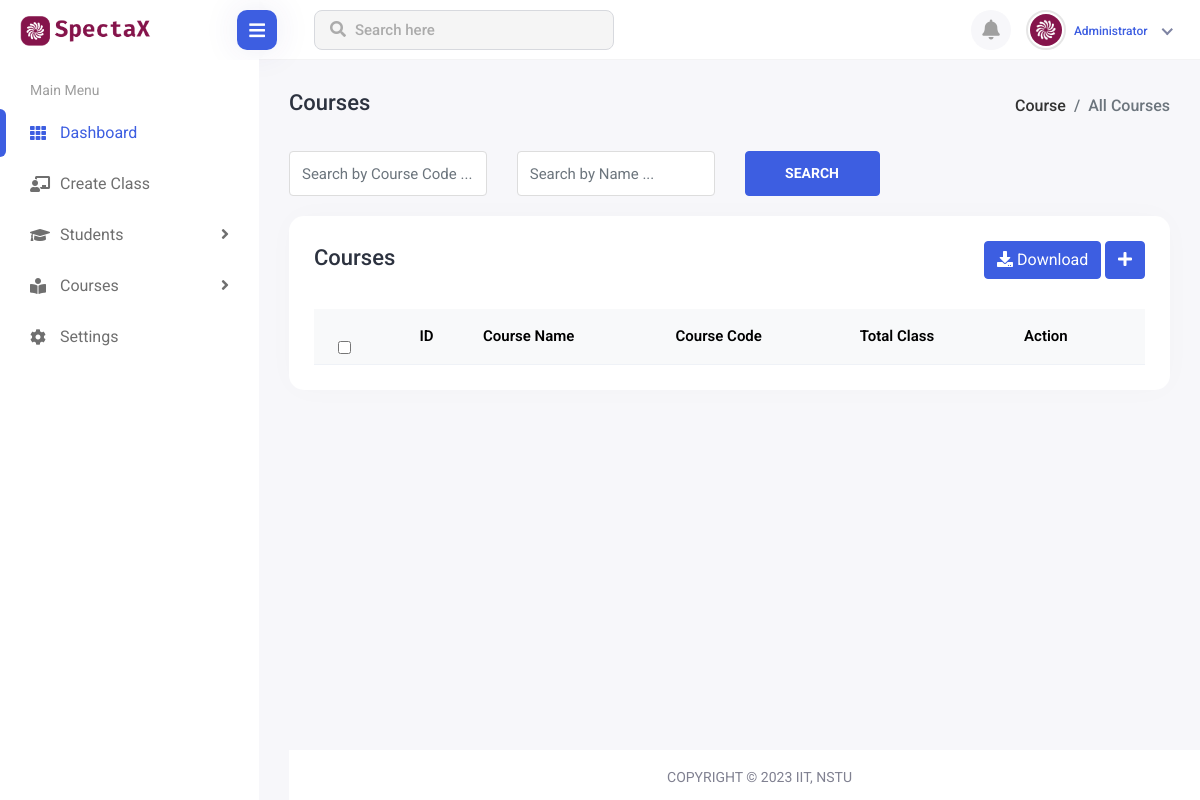
Before: /teacher/courses-list with the older database file.
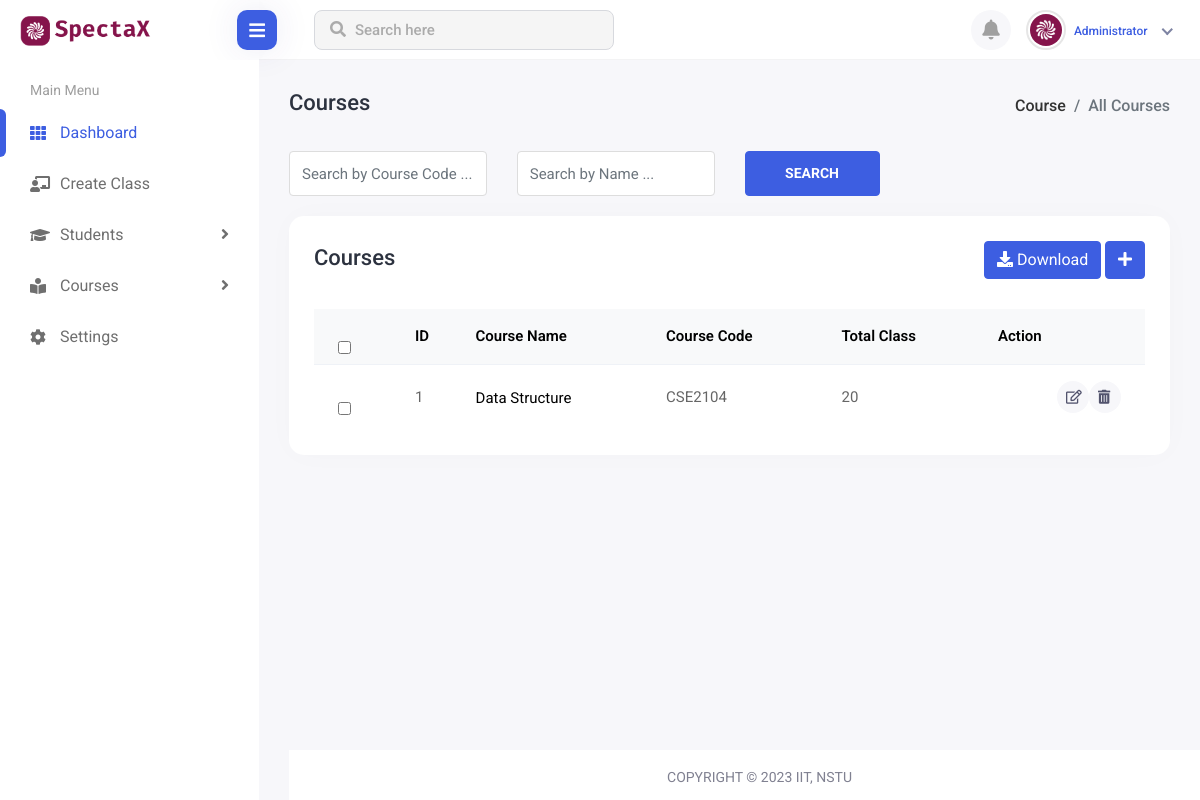
After: the same page with the newer database file.
### base/models.py (models this page shows, shortened)
class Courses(models.Model):
  course_name = models.CharField(max_length=255)
  course_code = models.CharField(max_length=255)
  total_classes = models.IntegerField()

### base/views.py (the view)
# urls.py: path('teacher/courses-list', views.courses_list, name="courses-list"),
def courses_list(request):
  courses = Courses.objects.all()
  context = {
    "courses": courses
  }
  return render(request, 'teacher/courses/list.html', context)

### template/teacher/courses/list.html (shortened to what this page needs)
{% extends 'admin-base.html' %} {% load static %} {% block content %}
<link rel="stylesheet" href="{% static 'assets/plugins/datatables/datatables.min.css' %}" />
<div>
    <div class="page-header">
      <div class="row">
        <div class="col-sm-12">
          <div class="page-sub-header">
            <h3 class="page-title">Courses</h3>
            <ul class="breadcrumb">
              <li class="breadcrumb-item">
                <a href="students.html">Course</a>
              </li>
              <li class="breadcrumb-item active">All Courses</li>
            </ul>
          </div>
        </div>
      </div>
    </div>
    <div class="student-group-form">
      <div class="row">
        <div class="col-lg-3 col-md-6">
          <div class="form-group">
            <input
              type="text"
              class="form-control"
              placeholder="Search by Course Code ..."
            />
          </div>
        </div>
        <div class="col-lg-3 col-md-6">
          <div class="form-group">
            <input
              type="text"
              class="form-control"
              placeholder="Search by Name ..."
            />
          </div>
        </div>
        <div class="col-lg-2">
          <div class="search-student-btn">
            <button type="btn" class="btn btn-primary">Search</button>
          </div>
        </div>
      </div>
    </div>
    <div class="row">
      <div class="col-sm-12">
        <div class="card card-table comman-shadow">
          <div class="card-body">
            <div class="page-header">
              <div class="row align-items-center">
                <div class="col">
                  <h3 class="page-title">Courses</h3>
                </div>
                <div class="col-auto text-end float-end ms-auto download-grp">
                  <a href="#" class="btn btn-outline-primary me-2"
                    ><i class="fas fa-download"></i> Download</a
                  >
                  <a href="add-student.html" class="btn btn-primary"
                    ><i class="fas fa-plus"></i
                  ></a>
                </div>
              </div>
            </div>
            <div class="table-responsive">
              <table
                class="table border-0 star-student table-hover table-center mb-0 datatable table-striped"
              >
                <thead class="student-thread">
                  <tr>
                    <th>
                      <div class="form-check check-tables">
                        <input
                          class="form-check-input"
                          type="checkbox"
                          value="something"
                        />
                      </div>
                    </th>
                    <th>ID</th>
                    <th>Course Name</th>
                    <th>Course Code</th>
                    <th>Total Class</th>
                    <th class="text-end">Action</th>
                  </tr>
                </thead>
                <tbody>
                {% for course in courses %}
                  <tr>
                    <td>
                      <div class="form-check check-tables">
                        <input
                          class="form-check-input"
                          type="checkbox"
                          value="something"
                        />
                      </div>
                    </td>
                    <td>{{ course.id }}</td>
                    <td>
                      <h2 class="table-avatar">
                        {{ course.course_name }}
                      </h2>
                    </td>
                    <td>{{ course.course_code }}</td>
                    <td>{{ course.total_classes }}</td>
                    <td class="">
                      <div class="actions">
                        <a
                          href="javascript:;"
                          class="btn btn-sm bg-success-light me-2"
                        >
                        <i class="far fa-edit"></i>
                        </a>
                        <a
                          href="edit-student.html"
                          class="btn btn-sm bg-danger-light"
                        >
                        <i class="fas fa-trash-alt"></i>
                        </a>
                      </div>
                    </td>
                  </tr>
                {% endfor %}
                </tbody>
              </table>
            </div>
          </div>
        </div>
      </div>
    </div>
  {% endblock content %}

### template/admin-base.html (shortened to what this page needs)
<!DOCTYPE html>
{% load static %}
<html>
  <head>
    <link
      rel="stylesheet"
      href="https://use.fontawesome.com/releases/v5.15.4/css/all.css"
    />
    <link
      rel="stylesheet"
      href="{% static 'assets/plugins/feather/feather.css' %}"
    />
    <link
      rel="stylesheet"
      href="{% static 'assets/plugins/fontawesome/fontawesome.min.css' %}"
    />
    <link
      rel="stylesheet"
      href="{% static 'assets/plugins/fontawesome/all.min.css' %}"
    />
    <link
      rel="stylesheet"
      href="{% static 'assets/plugins/simplecalendar/simple-calendar.css' %}"
    />
    <link rel="stylesheet" href="{% static 'css/bootstrap.min.css' %}" />
    <link rel="stylesheet" href="{% static 'css/style.css' %}" />
  </head>
  <body>
    <div class="main-wrapper">
      <div class="header">
        <div class="header-left">
          <a href="index.html" class="logo">
            <img
              src="{% static 'images/logo.png' %}"
              alt="Logo"
              width="30"
              height="30"
            />
          </a>
        </div>
        <div class="menu-toggle">
          <a href="javascript:void(0);" id="toggle_btn">
            <i class="fas fa-bars"></i>
          </a>
        </div>
        <div class="top-nav-search">
          <form>
            <input type="text" class="form-control" placeholder="Search here" />
            <button class="btn" type="submit">
              <i class="fas fa-search"></i>
            </button>
          </form>
        </div>
        <ul class="nav user-menu">
          <li class="nav-item dropdown language-drop me-2">
            <a
              href="#"
              class="dropdown-toggle nav-link header-nav-list"
              data-bs-toggle="dropdown"
            >
              <i class="fas fa-bell"></i>
            </a>
          </li>
          <li class="nav-item dropdown has-arrow new-user-menus">
            <a
              href="#"
              class="dropdown-toggle nav-link"
              data-bs-toggle="dropdown"
            >
              <span class="user-img">
                <img
                  class="rounded-circle"
                  src="{% static 'images/favicon.png' %}"
                  width="31"
                  alt="Soeng Souy"
                />
                <div class="user-text">
                  <p class="text-muted mb-0">Administrator</p>
                </div>
              </span>
            </a>
          </li>
        </ul>
      </div>
      <div class="sidebar" id="sidebar">
        <div class="sidebar-inner slimscroll">
          <div id="sidebar-menu" class="sidebar-menu">
            <ul>
              <li class="menu-title">
                <span>Main Menu</span>
              </li>
              <li class="active">
                <a href="{% url 'teacher-dashboard' %}">
                  <i class="fas fa-th"></i>
                  <span> Dashboard</span>
                </a>
              </li>
              <li>
                <a href="{% url 'create_class' %}">
                  <i class="fas fa-chalkboard-teacher"></i>
                  <span>Create Class</span>
                </a>
              </li>
              <li class="submenu">
                <a href="#"
                  ><i class="fas fa-graduation-cap"></i> <span> Students</span>
                  <span class="menu-arrow"></span
                ></a>
              </li>
              <li class="submenu">
                <a href="#"
                  ><i class="fas fa-book-reader"></i> <span> Courses</span>
                  <span class="menu-arrow"></span
                ></a>
              </li>
              <li>
                <a href="{% url 'settings' %}"
                  ><i class="fas fa-cog"></i> <span>Settings</span></a
                >
              </li>
            </ul>
          </div>
        </div>
      </div>
      <div class="page-wrapper">
        <div class="content container-fluid">
          {% block content %}{% endblock content %}
        <footer>
          <p>Copyright © 2023 IIT, NSTU</p>
        </footer>
      </div>
    </div>
  </body>
</html>

Changed rows visible on the page:
added Courses: id "1", course_name "Data Structure", course_code "CSE2104", total_classes "20"
